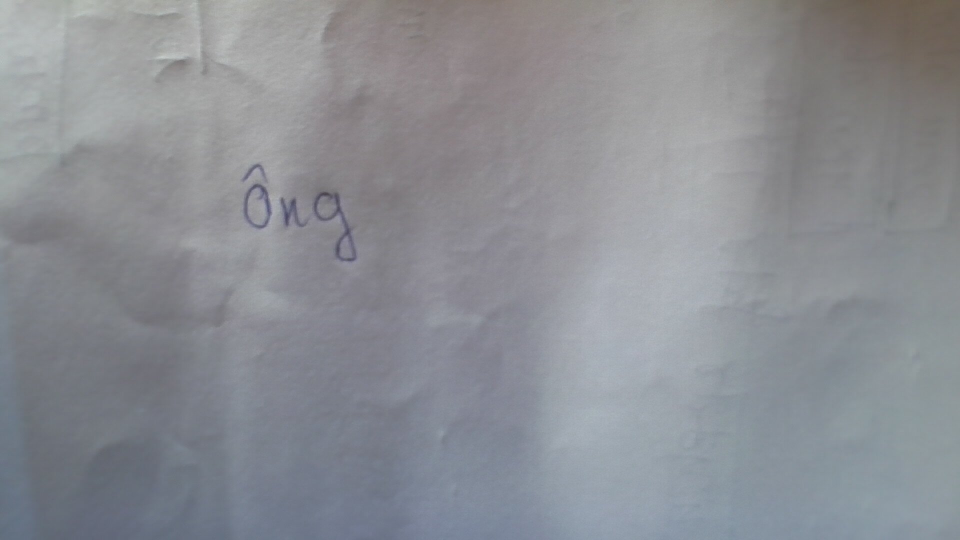
#> input picture test.jpeg, 1920 x 1080 px (shown at 1/2 size)
$ python -i preprocessing.py   (imports and definitions only)   (older library calls are emulated)
#> lines starting #> are read from the running program, lines starting #| are printed output that depends on the picture; after the words box and inside, x2 and y2 are one past the last pixel; in counts of white or black regions, pixels touching at a corner belong together
import cv2
import numpy as np


def Deskew_image(image):
    h, w = image.shape[:2]
    kernel_w = max(5, w // 4)
    kernel = cv2.getStructuringElement(cv2.MORPH_RECT, (kernel_w, 5))
    dilate = cv2.dilate(image, kernel, iterations=1)

    pts = cv2.findNonZero(dilate)
    if pts is None or pts.shape[0] < 10:
        return image

    n_pts = pts.shape[0]
    if n_pts > 1000:
        idx = np.random.choice(n_pts, 1000, replace=False)
        pts = pts[idx]

    rect = cv2.minAreaRect(pts)
    angle = rect[-1]
    if angle < -45:
        angle = -(90 + angle)
    elif angle > 45:
        angle = 90 - angle
    else:
        angle = -angle

    if abs(angle) < 0.5:
        return image

    center = (w // 2, h // 2)
    M = cv2.getRotationMatrix2D(center, angle, 1.0)
    rotated = cv2.warpAffine(image, M, (w, h), flags=cv2.INTER_CUBIC,
                             borderMode=cv2.BORDER_CONSTANT, borderValue=255)
    return rotated


def preprocess_pipeline(image):
    if len(image.shape) == 3:
        gray = cv2.cvtColor(image, cv2.COLOR_BGR2GRAY)
    else:
        gray = image.copy()

    sharpen_kernel = np.array([[-1, -1, -1],
                               [-1,  9, -1],
                               [-1, -1, -1]])
    gray = cv2.filter2D(gray, -1, sharpen_kernel)

    clahe = cv2.createCLAHE(clipLimit=3.0, tileGridSize=(8, 8))
    gray = clahe.apply(gray)

    binary_adaptive = cv2.adaptiveThreshold(gray, 255,
                                            cv2.ADAPTIVE_THRESH_GAUSSIAN_C,
                                            cv2.THRESH_BINARY, 11, 2)
    _, binary_otsu = cv2.threshold(gray, 0, 255, cv2.THRESH_BINARY + cv2.THRESH_OTSU)

    binary = cv2.bitwise_or(binary_adaptive, binary_otsu)

    inv = cv2.bitwise_not(binary)
    kernel_small = cv2.getStructuringElement(cv2.MORPH_RECT, (2, 2))
    kernel_med = cv2.getStructuringElement(cv2.MORPH_RECT, (3, 3))

    inv = cv2.morphologyEx(inv, cv2.MORPH_OPEN, kernel_small, iterations=1)
    inv = cv2.morphologyEx(inv, cv2.MORPH_CLOSE, kernel_med, iterations=1)

    binary = cv2.bitwise_not(inv)

    return binary


def distance_transform(binary):
    inv = cv2.bitwise_not(binary)
    dist = cv2.distanceTransform(inv, cv2.DIST_L2, 5)
    dist = cv2.normalize(dist, None, 0, 255, cv2.NORM_MINMAX, dtype=cv2.CV_8U)
    return dist


def pre_processing(image):
    binary = preprocess_pipeline(image)
    binary = Deskew_image(binary)
    binary = cv2.resize(binary, (128, 256), interpolation=cv2.INTER_NEAREST)
    binary = distance_transform(binary)
    return binary

>>> import cv2
>>> picture = cv2.imread('../test.jpeg')
#> picture is the input picture: shape (1080, 1920, 3); mean B, G, R 147.4, 141.9, 139.2
>>> result = pre_processing(picture)
#> in preprocess_pipeline, `gray = clahe.apply(gray)`:
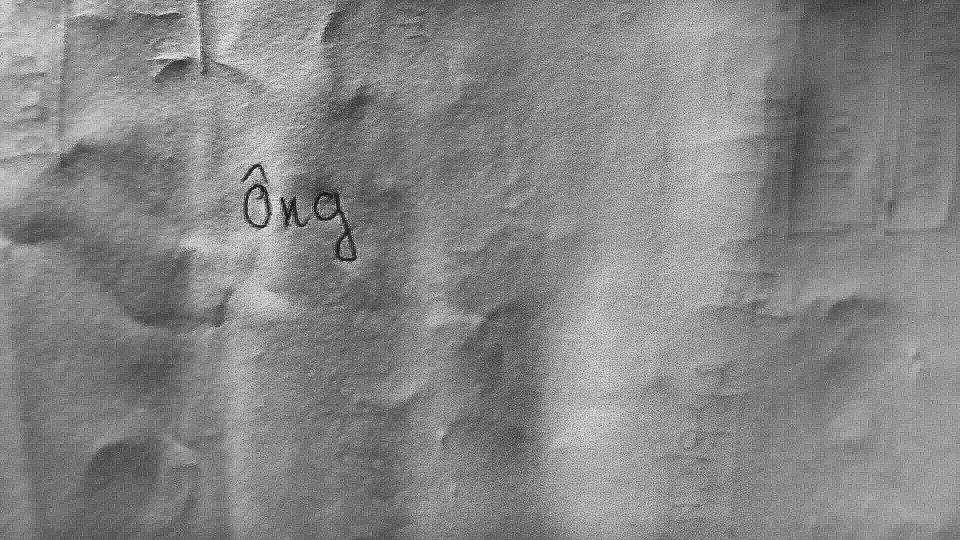
#> gray: shape (1080, 1920) (shown at 1/2 size); min 0, max 255, mean 134
#> in preprocess_pipeline, `binary_adaptive = cv2.adaptiveThreshold(gray, 255, cv2.ADAPTIVE_THRESH..`:
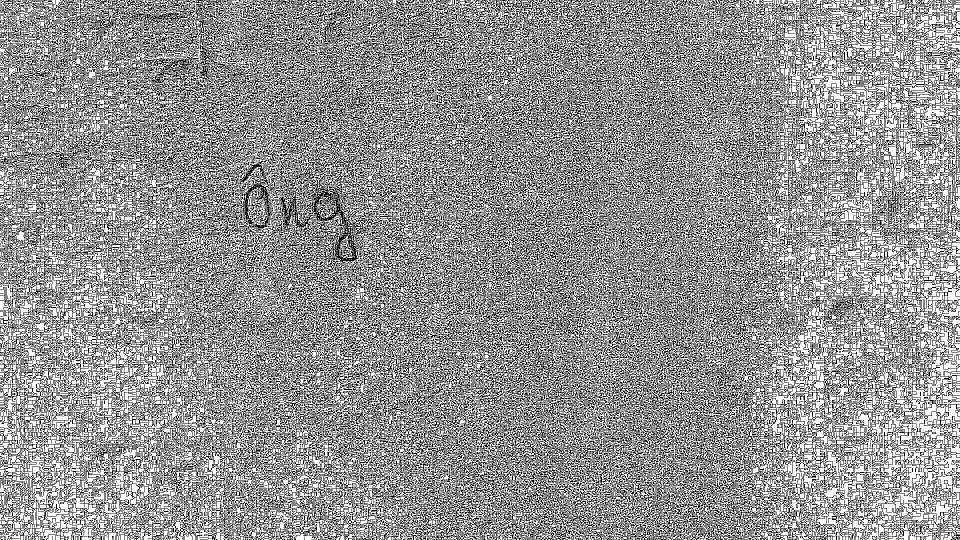
#> binary_adaptive: shape (1080, 1920) (shown at 1/2 size); 58.4% white; black in thin lines or dots
#> in preprocess_pipeline, `_, binary_otsu = cv2.threshold(gray, 0, 255, cv2.THRESH_BINARY + cv2.T..`:
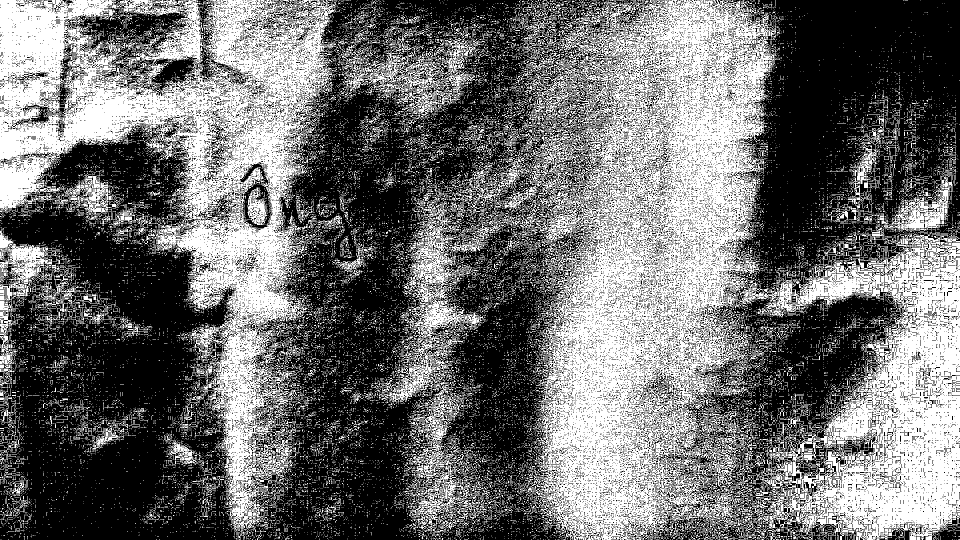
#> binary_otsu: shape (1080, 1920) (shown at 1/2 size); 43.1% white; 27687 white regions (26608 under 20 px), largest, box (x1, y1, x2, y2) and area: (924, 0, 1920, 1080) 443113, (0, 0, 674, 1079) 232288, (758, 400, 976, 806) 21221
#> in preprocess_pipeline, `binary = cv2.bitwise_or(binary_adaptive, binary_otsu)`: binary: shape (1080, 1920); 66.8% white; black in thin lines or dots
#> in preprocess_pipeline, `inv = cv2.bitwise_not(binary)`: inv: shape (1080, 1920); 33.2% white in thin lines or dots
#> in preprocess_pipeline, `inv = cv2.morphologyEx(inv, cv2.MORPH_OPEN, kernel_small, iterations=1)`:
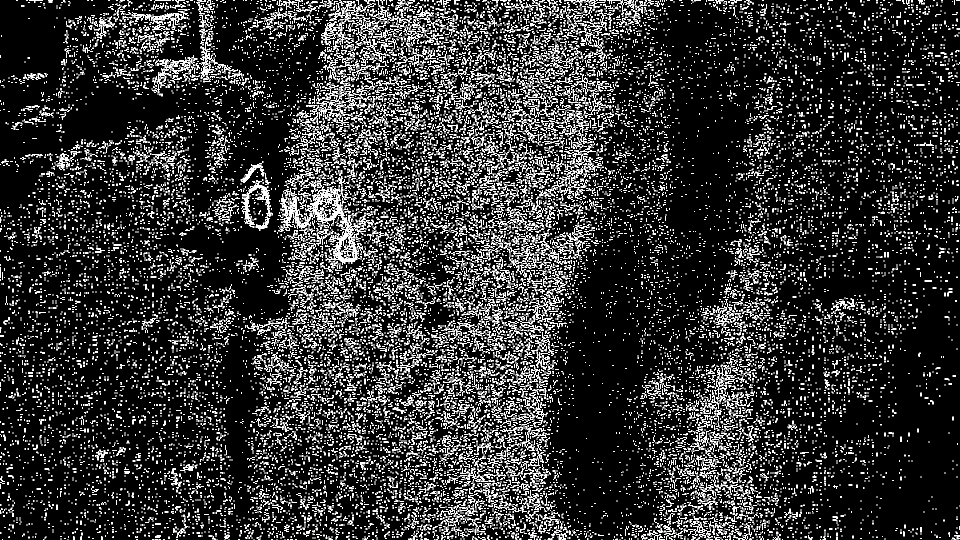
#> inv: shape (1080, 1920) (shown at 1/2 size); 12.1% white in thin lines or dots
#> in preprocess_pipeline, `inv = cv2.morphologyEx(inv, cv2.MORPH_CLOSE, kernel_med, iterations=1)`:
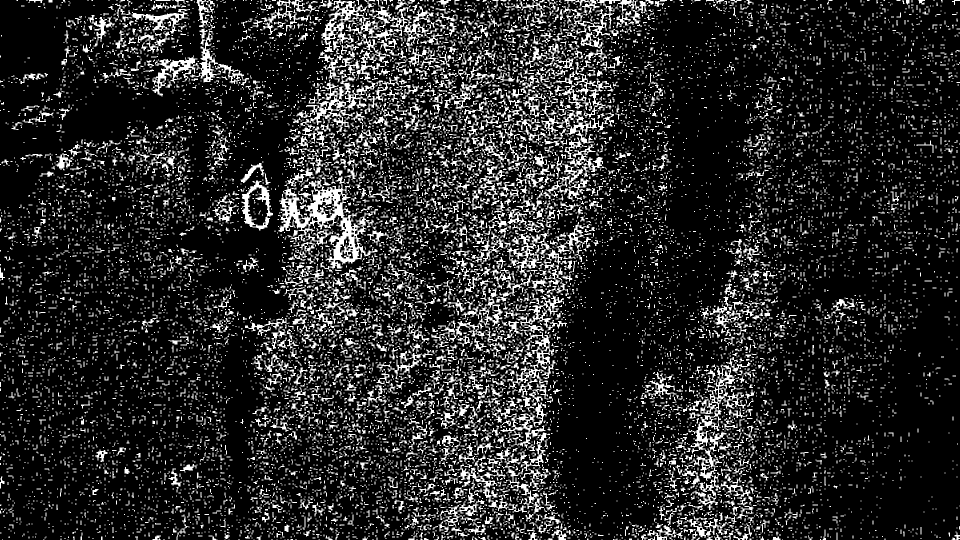
#> inv: shape (1080, 1920) (shown at 1/2 size); 15.7% white; 13647 white regions (11149 under 20 px), largest, box (x1, y1, x2, y2) and area: (557, 353, 756, 545) 11622, (593, 68, 799, 288) 8505, (1364, 729, 1491, 1020) 6583
#> in Deskew_image, `dilate = cv2.dilate(image, kernel, iterations=1)`: dilate: shape (1080, 1920); every value is 255
#> in Deskew_image, `pts = cv2.findNonZero(dilate)`: pts = contour of 2073600 points, box (x1, y1, x2, y2) (0, 0, 1920, 1080), area 0
#> in Deskew_image, `pts = pts[idx]`: pts = contour of 1000 points, box (x1, y1, x2, y2) (2, 2, 1918, 1080), area 2597366
#> in Deskew_image, `rect = cv2.minAreaRect(pts)`: rect = ((959.5, 540.8), (1075.7, 1915.7), -89.94)
#> in Deskew_image, `angle = rect[-1]`: angle = -89.94
#> in Deskew_image, `angle = -(90 + angle)`: angle = -0.0591
#> in pre_processing, `binary = cv2.resize(binary, (128, 256), interpolation=cv2.INTER_NEAREST)`:
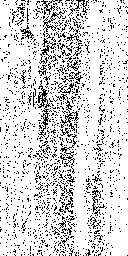
#> binary: shape (256, 128); 84.2% white; black in thin lines or dots
#> in distance_transform, `inv = cv2.bitwise_not(binary)`: inv: shape (256, 128); 15.8% white in thin lines or dots
#> in distance_transform, `dist = cv2.distanceTransform(inv, cv2.DIST_L2, 5)`:
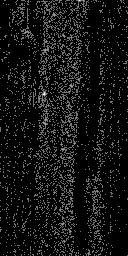
#> dist: shape (256, 128) float32; min 0, max 2.2, mean 0.159; drawn with min black and max white
